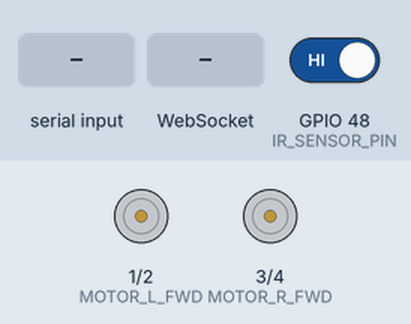
Simulated run of this sketch. Board: ESP32-S3. On the bench: motor-driver pin pairs drawn as motors (green arrow = first pin HIGH = forward, orange = second pin HIGH = backward, longer = more drive). The inputs (shaded band) are chosen by the test bench; at power-on: GPIO 48 (IR_SENSOR_PIN) HIGH. WiFi joins after 1.5 s; servers stay silent unless stated; I2S audio is not simulated (input reads silence); what the sketch prints to the serial monitor is not drawn.

Above: at 3.3 s.
3.4 s: GPIO 48 (IR_SENSOR_PIN) driven LOW
At 3.6 s:
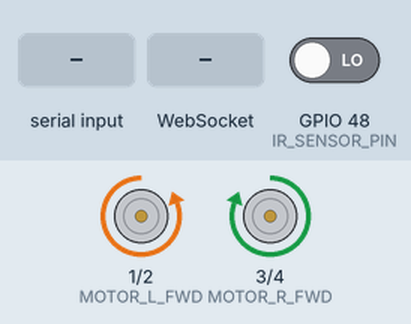
6.4 s: "FORWARD\n" received over Serial
At 6.9 s:
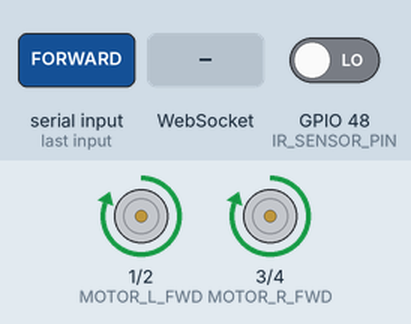
9.4 s: WebSocket text "BACKWARD" received
At 9.9 s:
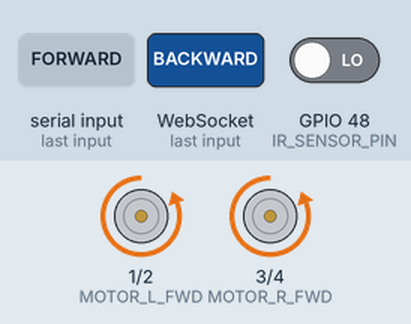
12.4 s: "RIGHT\n" received over Serial
At 12.91 s:
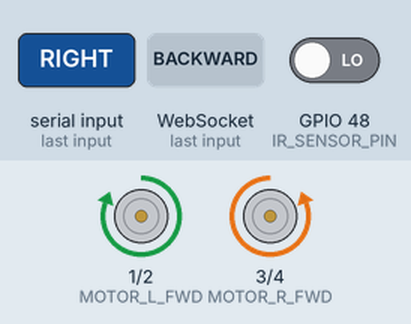
15.4 s: "BACKWARD\n" received over Serial
At 15.61 s:
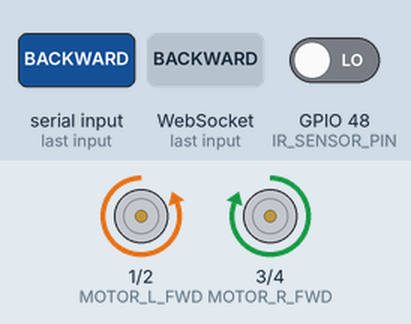
18.4 s: WebSocket text "FORWARD" received
At 18.61 s:
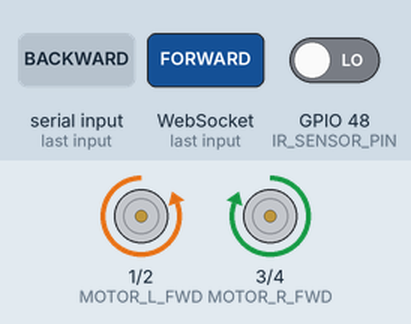
Timing chart, 0 to 22.4 s (numbered marks = the images above; inputs shaded):
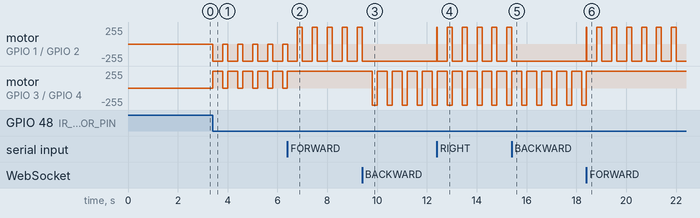

Measured:
- after the input at 3.4 s, motor on GPIO 1 (MOTOR_L_FWD) / GPIO 2 (MOTOR_L_BWD): alternates backward 255/255 for 0.40 s and stopped for 0.20 s, starting at once; motor on GPIO 3 (MOTOR_R_FWD) / GPIO 4 (MOTOR_R_BWD): alternates forward 255/255 for 0.40 s and stopped for 0.20 s, starting at once
- after the input at 6.4 s, motor on GPIO 3 (MOTOR_R_FWD) / GPIO 4 (MOTOR_R_BWD): goes on until 6.4 s, then stays forward 255/255
- after the input at 9.4 s, motor on GPIO 1 (MOTOR_L_FWD) / GPIO 2 (MOTOR_L_BWD): goes on until 9.4 s, then stays backward 255/255; motor on GPIO 3 (MOTOR_R_FWD) / GPIO 4 (MOTOR_R_BWD): alternates forward 255/255 for 0.40 s and backward 255/255 for 0.20 s, starting after 0.41 s
- after the input at 12.4 s, motor on GPIO 1 (MOTOR_L_FWD) / GPIO 2 (MOTOR_L_BWD): backward 255/255 → forward 255/255 at once, then repeats every 0.60 s: backward 255/255 0.40 s, forward 255/255 0.20 s
- after the input at 15.4 s, motor on GPIO 1 (MOTOR_L_FWD) / GPIO 2 (MOTOR_L_BWD): goes on until 15.4 s, then stays backward 255/255
- after the input at 18.4 s, motor on GPIO 1 (MOTOR_L_FWD) / GPIO 2 (MOTOR_L_BWD): backward 255/255 → forward 255/255 at once, then repeats every 0.60 s: backward 255/255 0.40 s, forward 255/255 0.20 s; motor on GPIO 3 (MOTOR_R_FWD) / GPIO 4 (MOTOR_R_BWD): goes on until 18.4 s, then stays forward 255/255

The sketch:

DuskBuddy_ESP32.ino
```cpp
/*
 * DuskBuddy ESP32-S3 Firmware
 * ============================
 * Connects to WiFi + WebSocket server (port 5000)
 * Receives binary PCM chunks → plays via I2S speaker
 * Receives "END" / "ERROR" control messages from server
 * Receives gesture commands via Serial from server:
 *   FORWARD / BACKWARD / LEFT / RIGHT / STOP / SPIN_CW
 * IR obstacle sensor on GPIO 48:
 *   When obstacle detected → turn left for IR_TURN_MS ms,
 *   then resume the last active movement command.
 * While audioPlaying == true → all motor commands are ignored
 *
 * Wiring:
 *   I2S   BCLK → GPIO 40   LRC → GPIO 41   DOUT → GPIO 42
 *   Motor IN1/IN2/IN3/IN4 → GPIO 1/2/3/4  (L298N)
 *   IR sensor OUT → GPIO 48  (LOW = obstacle detected)
 */

#include <Arduino.h>
#include <WiFi.h>
#include <WebSocketsClient.h>
#include <driver/i2s.h>

// ─── WiFi ──────────────────────────────────────────────────
const char* WIFI_SSID = "Asus H";
const char* WIFI_PASS = "12345678";

// ─── WebSocket server ──────────────────────────────────────
const char*    WS_HOST = "192.168.186.111";
const uint16_t WS_PORT = 5000;
const char*    WS_PATH = "/";

// ─── I2S pins ──────────────────────────────────────────────
#define I2S_BCLK     40
#define I2S_LRC      41
#define I2S_DOUT     42
#define I2S_PORT_NUM I2S_NUM_0

// ─── Motor driver pins (L298N) ─────────────────────────────
#define MOTOR_L_FWD  1  //IN1
#define MOTOR_L_BWD  2  //IN2
#define MOTOR_R_FWD  3  //IN3
#define MOTOR_R_BWD  4  //IN4

// ─── IR obstacle sensor ────────────────────────────────────
#define IR_SENSOR_PIN  48      // IR OUT → GPIO 48
#define IR_ACTIVE_LOW  true    // LOW = obstacle (flip if active-HIGH)
#define IR_TURN_MS     400     // ms to turn left on detection
#define IR_COOLDOWN_MS 600     // min gap between consecutive reactions

// ─── Audio config ──────────────────────────────────────────
#define SAMPLE_RATE   22050
#define DMA_BUF_COUNT 8
#define DMA_BUF_LEN   1024

// ─── State ─────────────────────────────────────────────────
WebSocketsClient ws;
volatile bool audioPlaying = false;
String lastCommand = "STOP";
unsigned long irLastReactTime = 0;

// ═══════════════════════════════════════════════════════════
//  Motor helpers
// ═══════════════════════════════════════════════════════════
void motorsStop() {
    digitalWrite(MOTOR_L_FWD, LOW);  digitalWrite(MOTOR_L_BWD, LOW);
    digitalWrite(MOTOR_R_FWD, LOW);  digitalWrite(MOTOR_R_BWD, LOW);
}
void motorsForward() {
    digitalWrite(MOTOR_L_FWD, HIGH); digitalWrite(MOTOR_L_BWD, LOW);
    digitalWrite(MOTOR_R_FWD, HIGH); digitalWrite(MOTOR_R_BWD, LOW);
    Serial.println("motorsForward");
}
void motorsBackward() {
    digitalWrite(MOTOR_L_FWD, LOW);  digitalWrite(MOTOR_L_BWD, HIGH);
    digitalWrite(MOTOR_R_FWD, LOW);  digitalWrite(MOTOR_R_BWD, HIGH);
    Serial.println("motorsBackward");
}
void motorsLeft() {
    digitalWrite(MOTOR_L_FWD, LOW);  digitalWrite(MOTOR_L_BWD, HIGH);
    digitalWrite(MOTOR_R_FWD, HIGH); digitalWrite(MOTOR_R_BWD, LOW);
    Serial.println("motorsLeft");
}
void motorsRight() {
    digitalWrite(MOTOR_L_FWD, HIGH); digitalWrite(MOTOR_L_BWD, LOW);
    digitalWrite(MOTOR_R_FWD, LOW);  digitalWrite(MOTOR_R_BWD, HIGH);
    Serial.println("motorsRight");
}
void motorsSpin() {
    digitalWrite(MOTOR_L_FWD, HIGH); digitalWrite(MOTOR_L_BWD, LOW);
    digitalWrite(MOTOR_R_FWD, LOW);  digitalWrite(MOTOR_R_BWD, HIGH);
    Serial.println("motorsSpin");
}

// Apply motors from a command string (no state side-effects)
void applyMotors(const String& cmd) {
    if      (cmd == "FORWARD")  motorsForward();
    else if (cmd == "BACKWARD") motorsBackward();
    else if (cmd == "LEFT")     motorsLeft();
    else if (cmd == "RIGHT")    motorsRight();
    else if (cmd == "SPIN_CW")  motorsSpin();
    else                        motorsStop();
}

// ═══════════════════════════════════════════════════════════
//  Execute gesture command
// ═══════════════════════════════════════════════════════════
void executeCommand(const String& cmd) {
    if (audioPlaying) {
        Serial.printf("[CMD] Blocked (audio playing): %s\n", cmd.c_str());
        return;
    }
    Serial.printf("[CMD] %s\n", cmd.c_str());
    lastCommand = cmd;
    applyMotors(cmd);
}

// ═══════════════════════════════════════════════════════════
//  IR obstacle avoidance (GPIO 48)
//  On obstacle: turn left IR_TURN_MS ms → resume lastCommand
// ═══════════════════════════════════════════════════════════
void handleIR() {
    if (audioPlaying) return;

    unsigned long now = millis();
    if (now - irLastReactTime < IR_COOLDOWN_MS) return;

    bool rawLow   = (digitalRead(IR_SENSOR_PIN) == LOW);
    bool obstacle = IR_ACTIVE_LOW ? rawLow : !rawLow;
    if (!obstacle) return;

    irLastReactTime = now;
    Serial.println("[IR] Obstacle detected → turning left");

    motorsLeft();
    delay(IR_TURN_MS);

    Serial.printf("[IR] Resuming: %s\n", lastCommand.c_str());
    applyMotors(lastCommand);
}

// ═══════════════════════════════════════════════════════════
//  I2S setup
// ═══════════════════════════════════════════════════════════
void setupI2S() {
    i2s_config_t cfg = {
        .mode                 = (i2s_mode_t)(I2S_MODE_MASTER | I2S_MODE_TX),
        .sample_rate          = SAMPLE_RATE,
        .bits_per_sample      = I2S_BITS_PER_SAMPLE_16BIT,
        .channel_format       = I2S_CHANNEL_FMT_ONLY_LEFT,
        .communication_format = I2S_COMM_FORMAT_STAND_I2S,
        .intr_alloc_flags     = ESP_INTR_FLAG_LEVEL1,
        .dma_buf_count        = DMA_BUF_COUNT,
        .dma_buf_len          = DMA_BUF_LEN,
        .use_apll             = true,
        .tx_desc_auto_clear   = true,
        .fixed_mclk           = 0,
    };
    i2s_pin_config_t pins = {
        .mck_io_num   = I2S_PIN_NO_CHANGE,
        .bck_io_num   = I2S_BCLK,
        .ws_io_num    = I2S_LRC,
        .data_out_num = I2S_DOUT,
        .data_in_num  = I2S_PIN_NO_CHANGE,
    };
    ESP_ERROR_CHECK(i2s_driver_install(I2S_PORT_NUM, &cfg, 0, NULL));
    ESP_ERROR_CHECK(i2s_set_pin(I2S_PORT_NUM, &pins));
    i2s_zero_dma_buffer(I2S_PORT_NUM);
    Serial.printf("[I2S] Ready — %d Hz, 16-bit, mono\n", SAMPLE_RATE);
}

// ═══════════════════════════════════════════════════════════
//  WebSocket event handler
// ═══════════════════════════════════════════════════════════
void wsEvent(WStype_t type, uint8_t* payload, size_t length) {
    switch (type) {
    case WStype_CONNECTED:
        Serial.printf("[WS] Connected → ws://%s:%d%s\n", WS_HOST, WS_PORT, WS_PATH);
        break;
    case WStype_DISCONNECTED:
        Serial.println("[WS] Disconnected — retrying...");
        audioPlaying = false;
        motorsStop();
        lastCommand = "STOP";
        i2s_zero_dma_buffer(I2S_PORT_NUM);
        break;
    case WStype_BIN:
        audioPlaying = true;
        {
            size_t written = 0;
            i2s_write(I2S_PORT_NUM, payload, length, &written, portMAX_DELAY);
        }
        break;
    case WStype_TEXT: {
        String msg = String((char*)payload).substring(0, length);
        if (msg == "END") {
            i2s_zero_dma_buffer(I2S_PORT_NUM);
            audioPlaying = false;
            Serial.println("[WS] Audio playback complete");
        } else if (msg == "ERROR") {
            Serial.println("[WS] TTS error from server");
            audioPlaying = false;
        } else {
            msg.trim(); msg.toUpperCase();
            executeCommand(msg);
        }
        break;
    }
    default: break;
    }
}

// ═══════════════════════════════════════════════════════════
//  Serial handler
// ═══════════════════════════════════════════════════════════
void handleSerial() {
    if (!Serial.available()) return;
    String line = Serial.readStringUntil('\n');
    line.trim(); line.toUpperCase();
    if (line.length() == 0) return;
    executeCommand(line);
}

// ═══════════════════════════════════════════════════════════
//  Setup
// ═══════════════════════════════════════════════════════════
void setup() {
    Serial.begin(115200);
    delay(500);

    pinMode(MOTOR_L_FWD, OUTPUT); pinMode(MOTOR_L_BWD, OUTPUT);
    pinMode(MOTOR_R_FWD, OUTPUT); pinMode(MOTOR_R_BWD, OUTPUT);
    motorsStop();

    pinMode(IR_SENSOR_PIN, INPUT);
    Serial.printf("[IR] Sensor ready on GPIO %d (active-%s)\n",
                  IR_SENSOR_PIN, IR_ACTIVE_LOW ? "LOW" : "HIGH");

    setupI2S();

    WiFi.mode(WIFI_STA);
    WiFi.begin(WIFI_SSID, WIFI_PASS);
    Serial.printf("[WiFi] Connecting to %s", WIFI_SSID);
    while (WiFi.status() != WL_CONNECTED) { delay(400); Serial.print("."); }
    Serial.printf("\n[WiFi] IP: %s\n", WiFi.localIP().toString().c_str());

    ws.begin(WS_HOST, WS_PORT, WS_PATH);
    ws.onEvent(wsEvent);
    ws.setReconnectInterval(4000);
    ws.enableHeartbeat(15000, 3000, 2);

    Serial.println("[DuskBuddy] Ready!");
    Serial.println("[DuskBuddy] IR avoidance: obstacle → left turn → resume");
}

// ═══════════════════════════════════════════════════════════
//  Loop
// ═══════════════════════════════════════════════════════════
void loop() {
    ws.loop();
    handleSerial();
    handleIR();
}
```
